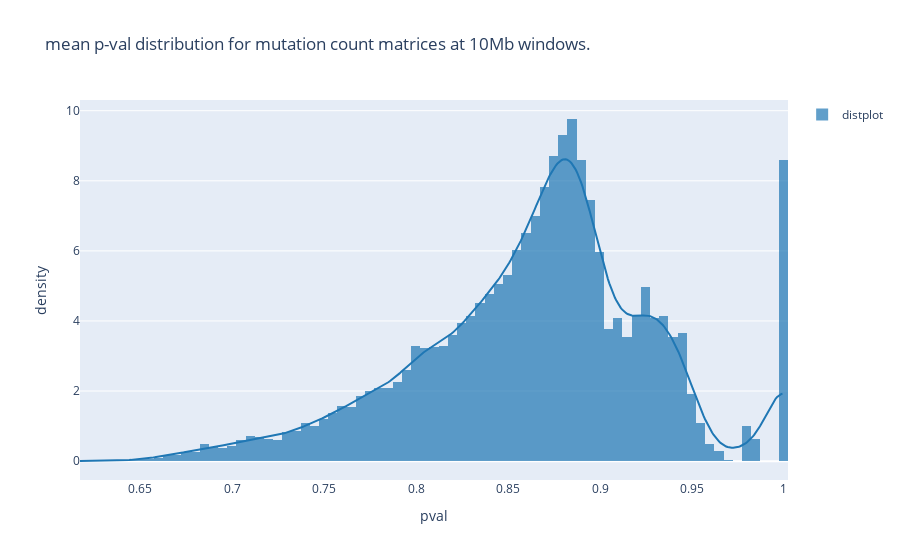

Here is the notebook cell this chart was saved with:
### Code cell
import plotly.figure_factory as ff
import numpy as np

np.random.seed(1)

hist_data= np.array(grid_mean)
hist_data= hist_data[~np.isnan(hist_data)]
hist_data= [hist_data]
group_labels = ['distplot'] # name of the dataset

fig = ff.create_distplot(hist_data, group_labels,
                        bin_size=.005,show_rug=False)


fig.update_layout(title_text='mean p-val distribution for mutation count matrices at 10Mb windows.')
fig.update_layout(xaxis_title= 'pval')
fig.update_layout(yaxis_title= 'density')

iplot(fig)

### Figure 1 — Plotly figure (JSON) as saved in the notebook; plotly's stock layout.template omitted (floating-point values rounded to 4 significant figures; data arrays with more than 128 entries replaced by an {"elided": "..."} marker saying what was removed)
{"data": [{"autobinx": false, "histnorm": "probability density", "legendgroup": "distplot", "marker": {"color": "rgb(31, 119, 180)"}, "name": "distplot", "opacity": 0.7, "type": "histogram", "x": {"elided": "16183 float values"}, "xaxis": "x", "xbins": {"end": 1, "size": 0.005, "start": 0.6172}, "yaxis": "y"}, {"legendgroup": "distplot", "marker": {"color": "rgb(31, 119, 180)"}, "mode": "lines", "name": "distplot", "showlegend": false, "type": "scatter", "x": {"elided": "500 float values"}, "xaxis": "x", "y": {"elided": "500 float values"}, "yaxis": "y"}], "layout": {"barmode": "overlay", "hovermode": "closest", "legend": {"traceorder": "reversed"}, "title": {"text": "mean p-val distribution for mutation count matrices at 10Mb windows."}, "xaxis": {"anchor": "y2", "domain": [0, 1], "title": {"text": "pval"}, "zeroline": false}, "yaxis": {"anchor": "free", "domain": [0, 1], "position": 0, "title": {"text": "density"}}}}
